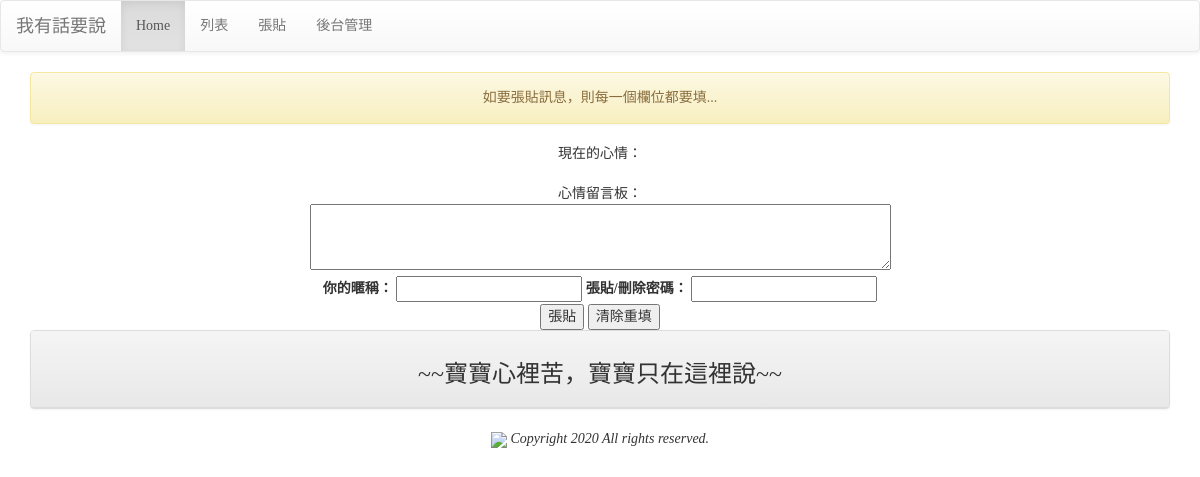
The app's page /, older data.
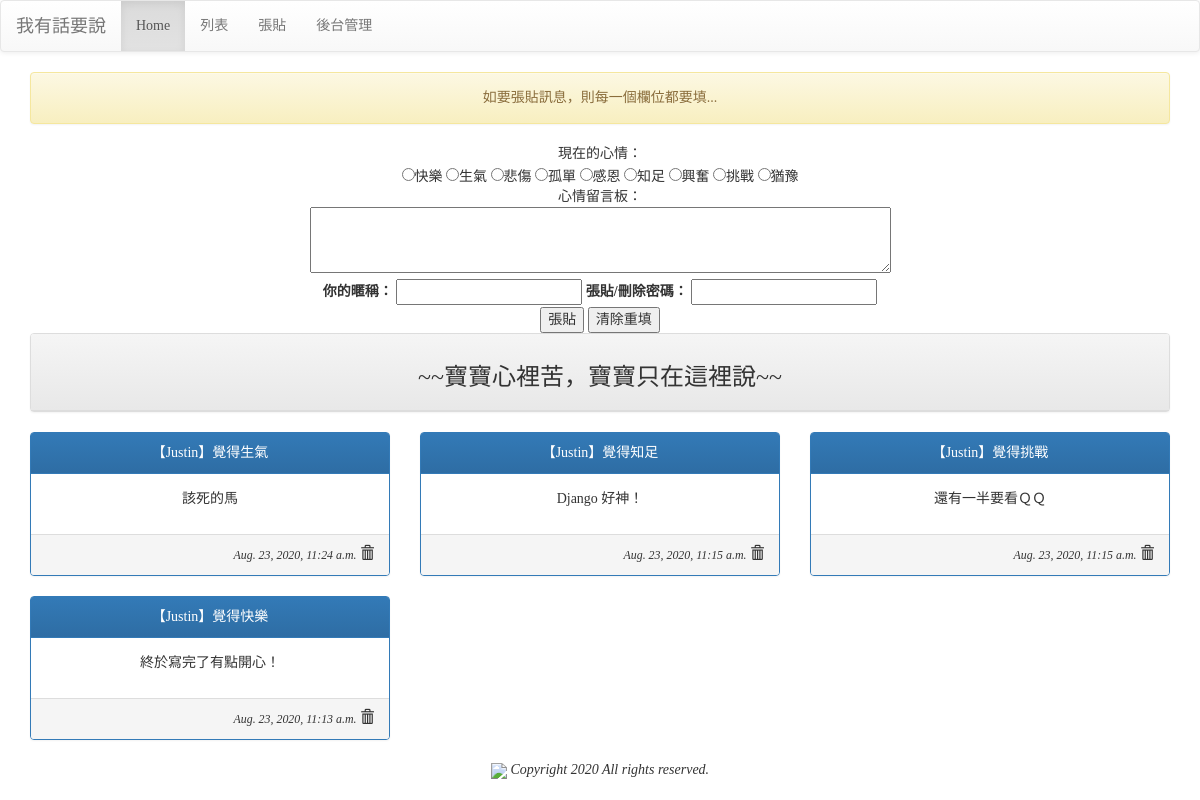
The same page, newer data.
### mysite/models.py (models this page shows, shortened)
class Mood(models.Model):
    status = models.CharField(max_length=10, null=False)
    def __str__(self):
        return self.status

class Post(models.Model):
    mood = models.ForeignKey('Mood', on_delete=models.CASCADE)
    nickname = models.CharField(max_length=10, default='不願意透漏身份的人')
    message = models.TextField(null=False)
    del_pass = models.CharField(max_length=10)
    pub_time = models.DateTimeField(auto_now=True)
    enabled = models.BooleanField(default=False)

### mysite/views.py (the view, shortened to what this page needs)
# urls.py: path('', views.index),
def index(request, pid=None, del_pass=None):
    posts = models.Post.objects.filter(enabled=True).order_by('-pub_time')[:30]
    moods = models.Mood.objects.all()
    try:
        user_id = request.GET['user_id']
        user_pass = request.GET['user_pass']
        user_post = request.GET['user_post']
        user_mood = request.GET['mood']
    except:
        user_id = None
        message = '如要張貼訊息，則每一個欄位都要填...'
    return render(request, 'index.html', locals())

### mysite/templates/index.html (shortened to what this page needs)
{% extends "base.html" %}
{% block content %}
<div class='container' align=center>
	{% if message %}
		<div class='alert alert-warning'>{{ message }}</div>
	{% endif %}
	<form name='my form' action='/' method='GET'>
		現在的心情：<br/>
		{% for m in moods %}
		<input type='radio' name='mood' value='{{ m.status }}'>{{ m.status }}
		{% endfor %}
		<br/>
		心情留言板：<br/>
		<textarea name='user_post' rows=3 cols=70></textarea><br/>
		<label for='user_id'>你的暱稱：</label>
		<input id='user_id' type='text' name='user_id'>
		<label for='user_pass'>張貼/刪除密碼：</label>
		<input id='user_pass' type='password' name='user_pass'><br/>
		<input type='submit' value='張貼'>
		<input type='reset' value='清除重填'>
	</form>
	<div class='row'>
		<div class='col-md-12'>
			<div class='panel panel-default'>
				<div class='panel-heading' align=center>
				<h3>~~寶寶心裡苦，寶寶只在這裡說~~</h3>
		</div>
	</div>
	<div class="row">
		{% for p in posts %}
		 <div class="col-sm-12 col-md-4">
		  	<div class='panel panel-primary'>
				<div class='panel-heading'>【{{ p.nickname }}】覺得{{ p.mood }}</div>
				<div class='panel-body'>{{ p.message | linebreaks }}</div>
				<div class='panel-footer' align='right'>
					<i><small>{{ p.pub_time }}</small></i>
					<span class="glyphicon glyphicon-trash" onclick='go_delete({{p.id}})'></span>
				</div>
			</div>
		</div>
		{% endfor %}
	</div>
</div>
{% endblock %}

### mysite/templates/base.html (shortened to what this page needs)
<!DOCTYPE html>
<html>
<head>
<link rel="stylesheet" href="https://maxcdn.bootstrapcdn.com/bootstrap/3.3.6/css/bootstrap.min.css">
<link rel="stylesheet" href="https://maxcdn.bootstrapcdn.com/bootstrap/3.3.6/css/bootstrap-theme.min.css">
</head>
<body>
{% include "header.html" %}
{% block content %}{% endblock %}
{% include "footer.html" %}
</body>
</html>

### mysite/templates/header.html
<nav class='navbar navbar-default'>
    <div class='container-fluid'>
        <div class='navbar-header'>
            <div class='navbar-brand' align=center>
                我有話要說
            </div>
        </div>
        <ul class='nav navbar-nav'>
            <li class='active'><a href='/'>Home</a></li>
            <li><a href='/list'>列表</a></li>
            <li><a href='/post'>張貼</a></li>
            <li><a href='/admin'>後台管理</a></li>
        </ul>
    </div>
</nav>

### mysite/templates/footer.html (shortened to what this page needs)
{% load static %}
<img src="{% static "images/logo.png" %}" width=100>
<em>Copyright 2020 All rights reserved.</em>

### mysite/templates/base.html (style rules this page uses)
h1, h2, h3, h4, h5, p, div { font-family: 微軟正黑體; }

Row changes from the older to the newer data that the page shows:
added Mood: status "快樂"
added Mood: status "生氣"
added Mood: status "悲傷"
added Mood: status "孤單"
added Mood: status "感恩"
added Mood: status "知足"
added Mood: status "興奮"
added Mood: status "挑戰"
added Mood: status "猶豫"
added Post: nickname "Justin", mood "生氣", message "該死的馬", pub_time "Aug. 23, 2020, 11:24 a.m."
added Post: nickname "Justin", mood "知足", message "Django 好神！", pub_time "Aug. 23, 2020, 11:15 a.m."
added Post: nickname "Justin", mood "挑戰", message "還有一半要看ＱＱ", pub_time "Aug. 23, 2020, 11:15 a.m."
added Post: nickname "Justin", mood "快樂", message "終於寫完了有點開心！", pub_time "Aug. 23, 2020, 11:13 a.m."
